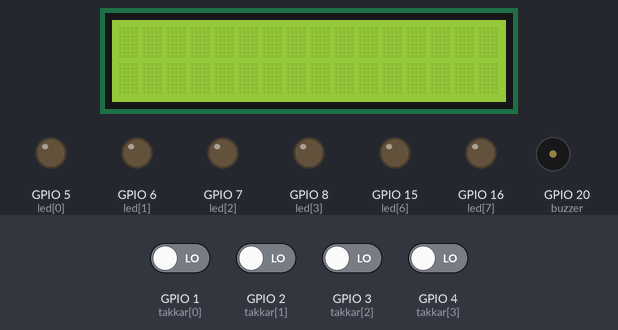
Bench run of a program on a simulated ESP32 board running MicroPython. Shown: 16×2 character LCD, output pins drawn as LEDs (lit = HIGH), buzzer (waves = sounding). The inputs (shaded band) are chosen by the test bench; at power-on: GPIO 1 (takkar[0]), GPIO 2 (takkar[1]), GPIO 3 (takkar[2]), GPIO 4 (takkar[3]) LOW. Random numbers come from a fixed seed; library files of the repository ran but are not shown: I2C_LCD.py.

Above: at 5.4 s.
5.5 s: GPIO 1 (takkar[0]) driven HIGH
At 6.3 s:
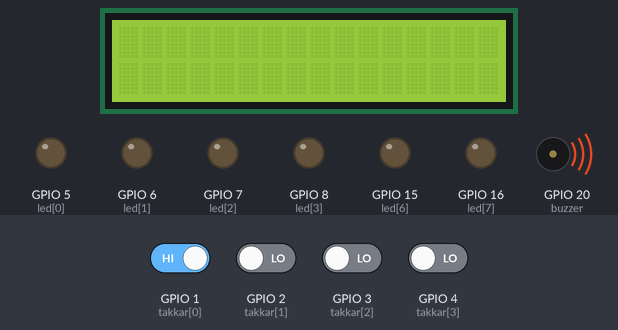
At 8.85 s:
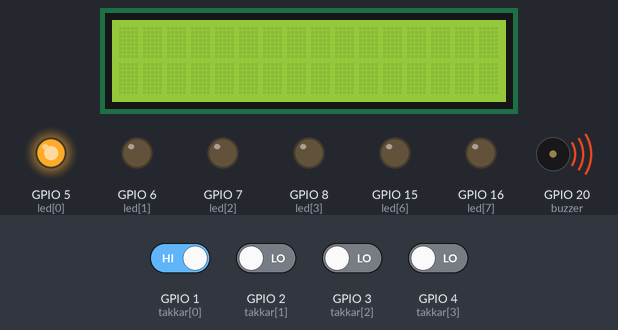
Timing chart, 0 to 14.5 s (numbered marks = the images above; inputs shaded):
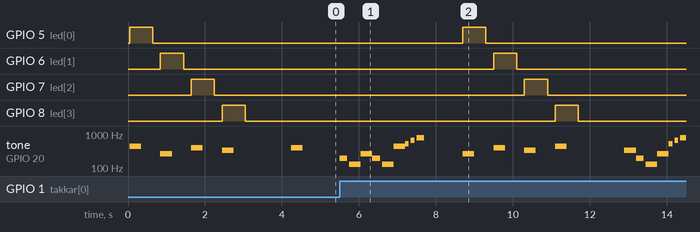

Measured:
- after the input at 5.5 s, GPIO 5 (led[0]): LOW → HIGH after 3.2 s, → LOW 0.60 s later; GPIO 6 (led[1]): LOW → HIGH after 4.0 s, → LOW 0.60 s later
- by itself, tone on GPIO 20 (buzzer): plays 440 Hz for 0.30 s, 262 Hz for 0.30 s, 392 Hz for 0.30 s, 330 Hz for 0.30 s, 392 Hz for 0.30 s

The program:

Prototype_kodi.py
```python
from machine import Pin, PWM, SoftI2C
from I2C_LCD import I2cLcd
import time
import random

i2c = SoftI2C(scl=Pin(13), sda=Pin(14), freq=400000)
lcd = I2cLcd(i2c, 39, 2, 16)


takkar = [
    Pin(1, Pin.IN),
    Pin(2, Pin.IN),
    Pin(3, Pin.IN),
    Pin(4, Pin.IN),

    Pin(9, Pin.IN),
    Pin(10, Pin.IN),
    Pin(11, Pin.IN),
    Pin(12, Pin.IN)
]


led = [
    Pin(5, Pin.OUT),
    Pin(6, Pin.OUT),
    Pin(7, Pin.OUT),
    Pin(8, Pin.OUT),

    Pin(13, Pin.OUT),
    Pin(14, Pin.OUT),
    Pin(15, Pin.OUT),
    Pin(16, Pin.OUT)
]

#BUZZER

buzzer = PWM(Pin(20))
buzzer.duty(0)  # byrja slokktur

#NÓTUR

C4 = 262
E4 = 330
G4 = 392
A4 = 440

C5 = 523
E5 = 659
G5 = 784

G3 = 196
C3 = 131

#GRUNN HLJÓÐ

def pip(tidni, lengd):
    # stilla hz
    buzzer.freq(tidni)

    # kveikja a buzzer
    buzzer.duty(512)

    # biða a meðan hljóð spilar
    time.sleep(lengd)

    # slökkva aftur
    buzzer.duty(0)

#HLJÓÐ FYRIR TAKKA
def spila_hljod(numer):
    # hver takki hefur sitt hljod
    tonar = [C4, E4, G4, A4]

    # spila tón
    pip(tonar[numer], 0.3)

# SIGUR HLJÓÐ (rett svar)

def sigur_hljod():
    pip(C5, 0.1)
    time.sleep(0.05)
    pip(E5, 0.1)
    time.sleep(0.05)
    pip(G5, 0.2)


# TAP HLJÓ' (rangt svar)

def tap_hljod():
    pip(G3, 0.2)
    time.sleep(0.05)
    pip(C3, 0.3)

# SÝNA TAKKA (kennsla)

def syna_takka(vorpun):
    # fara í gegnum alla 4 takka
    for i in range(4):

        # kveikja á LED
        led[i].on()

        # spila hljð sem tengist takkanum
        spila_hljod(vorpun[i])

        # smæa bið svo notandi sjá
        time.sleep(0.3)

        # slökkva æ LED
        led[i].off()

        time.sleep(0.2)

# BIÐA EFTIR AÐ ÝTT SÉ Á TAKKA

def bida_efter_takka():
    while True:
        for i in range(4):
            if takkar[i].value() == 1:
                return i  # skilar hvaða takki var yttur

# UMFERD

def spila_umferd(kennsla):

    # random mapping milli takka og hljóð
    vorpun = [0,1,2,3]
    random.shuffle(vorpun)

    if kennsla:
        syna_takka(vorpun)  # sýna ljós + hljóð
        time.sleep(1)

    # taka tima
    byrjun = time.ticks_ms()

    refs = 0  # refsýng

    while True:
        # velja random hljóð sem leikmaðr a að finna
        mark = random.randint(0,3)

        # spila hljóð
        spila_hljod(mark)

        # biða eftir input
        val = bida_efter_takka()

        # athuga hvort rettur takki var yttur
        if vorpun[val] == mark:
            sigur_hljod()
            break  # fer út úr while (umferð klára)
        else:
            tap_hljod()
            refs += 2000  # +2 sek refsýng

    # taka enda týma
    endir = time.ticks_ms()

    # reikna heildartíma + refs
    heild = time.ticks_diff(endir, byrjun) + refs

    return heild

# AðAAl LEIKUR

def leikur():

    timar = [0,0]  # geymir tima fyrir 2 leikmenn

    for leikmadur in range(2):

        summa = 0

        # 4 umferðir per leikmann
        for umferd in range(4):

            # fyrstu 2 = kennsla (með ljós)
            if umferd < 2:
                kennsla = True
            else:
                kennsla = False

            t = spila_umferd(kennsla)
            summa += t

            # smá pása milli umferða
            time.sleep(1)

        timar[leikmadur] = summa

    # SIGURVEGARI

    if timar[0] < timar[1]:
        # leikmadur 1 vann. 2x sigur hljod
        sigur_hljod()
        time.sleep(0.2)
        sigur_hljod()
    else:
        # leikmadur 2 vann. 2x tap hljod
        tap_hljod()
        time.sleep(0.2)
        tap_hljod()

leikur()
```
